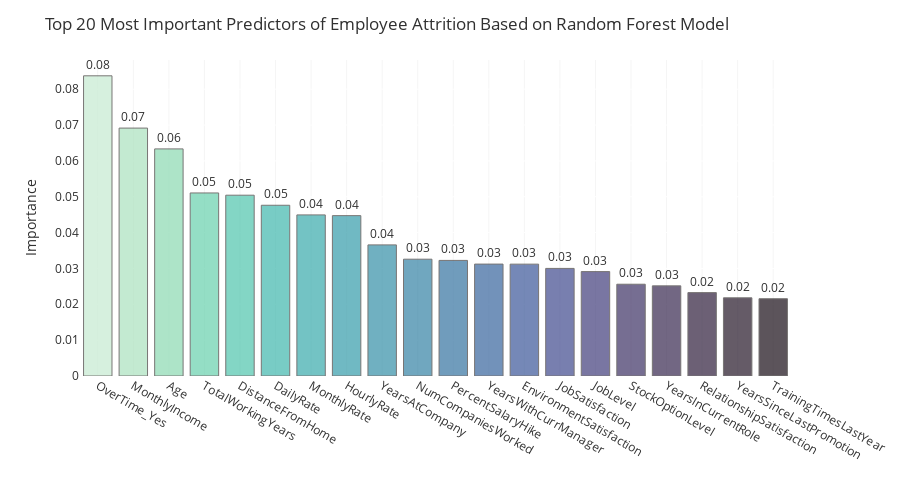

Notebook code cell kept with this figure:
### Markdown cell above
After hyperparameter tuning the random forest classifier model, the best hyperparameters were: 
{'n_estimators': 200, 'min_samples_split': 2, 'min_samples_leaf': 3, 'max_depth': 10, 'bootstrap': True}

- This resulted in 92.52 % training accuracy and 85.71% testing accuracy. The fine tuned model had a lower training accuracy (down from 100%), but had a slighlty higher testing accuracy (up from 85.49%). This may be due to less overfitting of the data by the model. 
- The precision score increased from (77% to 90%), but the recall score and F1-score decreased from 14% and 24% to 13% and 22%, respectively. 
- The ROC AUC score slightly declined from first iteration of 82.91% to 82.16%. 
- When looking at the confusion matrix for the fine-tuned random forest classifer model, we can see that when we predict employee attrition, about 10% (1 of 10) of the time we are predicting a false positive, while the false negatives (predicting an employee will attrition, when in fact they are staying) is about 14% (62 of 431).

### Code cell
# Determine Feature Importance Based on Random Forest Model
col=sns.color_palette("mako", 20).as_hex()[::-1]
feat=pd.DataFrame({"Importance": rf_cv.best_estimator_.feature_importances_}, index=X_train_scaled.columns
                 ).sort_values(by="Importance")
plot_df=feat.nlargest(20, columns='Importance').sort_values(by="Importance", ascending=False)
fig = px.bar(plot_df, x=plot_df.index, y='Importance', text='Importance', 
             color=plot_df.index, opacity=0.7, color_discrete_sequence=col)
fig.update_traces(texttemplate='%{text:.2f}', textposition='outside',
                  marker_line=dict(width=1, color='#3F3B3A'), 
                  hovertemplate='%{x}<br>Importance = %{y:.2f}')
fig.update_layout(title_text='Top 20 Most Important Predictors of Employee Attrition Based on Random Forest Model', 
                  coloraxis_showscale=False, showlegend=False,font_color="#303030", height = 500,
                  paper_bgcolor='white', plot_bgcolor='white', yaxis_title="Importance", 
                  xaxis = dict(title="", showgrid=True, gridcolor="#f5f5f5"))
fig.show()

### Figure 1 — Plotly figure (JSON) as saved in the notebook; plotly's stock layout.template omitted (floating-point values rounded to 4 significant figures)
{"data": [{"alignmentgroup": "True", "hovertemplate": "%{x}<br>Importance = %{y:.2f}", "legendgroup": "OverTime_Yes", "marker": {"color": "#c6ebd1", "line": {"color": "#3F3B3A", "width": 1}, "opacity": 0.7, "pattern": {"shape": ""}}, "name": "OverTime_Yes", "offsetgroup": "OverTime_Yes", "orientation": "v", "showlegend": true, "text": [0.08373], "textposition": "outside", "texttemplate": "%{text:.2f}", "type": "bar", "x": ["OverTime_Yes"], "xaxis": "x", "y": [0.08373], "yaxis": "y"}, {"alignmentgroup": "True", "hovertemplate": "%{x}<br>Importance = %{y:.2f}", "legendgroup": "MonthlyIncome", "marker": {"color": "#abe2be", "line": {"color": "#3F3B3A", "width": 1}, "opacity": 0.7, "pattern": {"shape": ""}}, "name": "MonthlyIncome", "offsetgroup": "MonthlyIncome", "orientation": "v", "showlegend": true, "text": [0.06915], "textposition": "outside", "texttemplate": "%{text:.2f}", "type": "bar", "x": ["MonthlyIncome"], "xaxis": "x", "y": [0.06915], "yaxis": "y"}, {"alignmentgroup": "True", "hovertemplate": "%{x}<br>Importance = %{y:.2f}", "legendgroup": "Age", "marker": {"color": "#8bdab2", "line": {"color": "#3F3B3A", "width": 1}, "opacity": 0.7, "pattern": {"shape": ""}}, "name": "Age", "offsetgroup": "Age", "orientation": "v", "showlegend": true, "text": [0.06334], "textposition": "outside", "texttemplate": "%{text:.2f}", "type": "bar", "x": ["Age"], "xaxis": "x", "y": [0.06334], "yaxis": "y"}, {"alignmentgroup": "True", "hovertemplate": "%{x}<br>Importance = %{y:.2f}", "legendgroup": "TotalWorkingYears", "marker": {"color": "#68d1ad", "line": {"color": "#3F3B3A", "width": 1}, "opacity": 0.7, "pattern": {"shape": ""}}, "name": "TotalWorkingYears", "offsetgroup": "TotalWorkingYears", "orientation": "v", "showlegend": true, "text": [0.05105], "textposition": "outside", "texttemplate": "%{text:.2f}", "type": "bar", "x": ["TotalWorkingYears"], "xaxis": "x", "y": [0.05105], "yaxis": "y"}, {"alignmentgroup": "True", "hovertemplate": "%{x}<br>Importance = %{y:.2f}", "legendgroup": "DistanceFromHome", "marker": {"color": "#4fc5ad", "line": {"color": "#3F3B3A", "width": 1}, "opacity": 0.7, "pattern": {"shape": ""}}, "name": "DistanceFromHome", "offsetgroup": "DistanceFromHome", "orientation": "v", "showlegend": true, "text": [0.05043], "textposition": "outside", "texttemplate": "%{text:.2f}", "type": "bar", "x": ["DistanceFromHome"], "xaxis": "x", "y": [0.05043], "yaxis": "y"}, {"alignmentgroup": "True", "hovertemplate": "%{x}<br>Importance = %{y:.2f}", "legendgroup": "DailyRate", "marker": {"color": "#40b7ad", "line": {"color": "#3F3B3A", "width": 1}, "opacity": 0.7, "pattern": {"shape": ""}}, "name": "DailyRate", "offsetgroup": "DailyRate", "orientation": "v", "showlegend": true, "text": [0.04762], "textposition": "outside", "texttemplate": "%{text:.2f}", "type": "bar", "x": ["DailyRate"], "xaxis": "x", "y": [0.04762], "yaxis": "y"}, {"alignmentgroup": "True", "hovertemplate": "%{x}<br>Importance = %{y:.2f}", "legendgroup": "MonthlyRate", "marker": {"color": "#38aaac", "line": {"color": "#3F3B3A", "width": 1}, "opacity": 0.7, "pattern": {"shape": ""}}, "name": "MonthlyRate", "offsetgroup": "MonthlyRate", "orientation": "v", "showlegend": true, "text": [0.04493], "textposition": "outside", "texttemplate": "%{text:.2f}", "type": "bar", "x": ["MonthlyRate"], "xaxis": "x", "y": [0.04493], "yaxis": "y"}, {"alignmentgroup": "True", "hovertemplate": "%{x}<br>Importance = %{y:.2f}", "legendgroup": "HourlyRate", "marker": {"color": "#359caa", "line": {"color": "#3F3B3A", "width": 1}, "opacity": 0.7, "pattern": {"shape": ""}}, "name": "HourlyRate", "offsetgroup": "HourlyRate", "orientation": "v", "showlegend": true, "text": [0.04473], "textposition": "outside", "texttemplate": "%{text:.2f}", "type": "bar", "x": ["HourlyRate"], "xaxis": "x", "y": [0.04473], "yaxis": "y"}, {"alignmentgroup": "True", "hovertemplate": "%{x}<br>Importance = %{y:.2f}", "legendgroup": "YearsAtCompany", "marker": {"color": "#348fa7", "line": {"color": "#3F3B3A", "width": 1}, "opacity": 0.7, "pattern": {"shape": ""}}, "name": "YearsAtCompany", "offsetgroup": "YearsAtCompany", "orientation": "v", "showlegend": true, "text": [0.03657], "textposition": "outside", "texttemplate": "%{text:.2f}", "type": "bar", "x": ["YearsAtCompany"], "xaxis": "x", "y": [0.03657], "yaxis": "y"}, {"alignmentgroup": "True", "hovertemplate": "%{x}<br>Importance = %{y:.2f}", "legendgroup": "NumCompaniesWorked", "marker": {"color": "#3482a4", "line": {"color": "#3F3B3A", "width": 1}, "opacity": 0.7, "pattern": {"shape": ""}}, "name": "NumCompaniesWorked", "offsetgroup": "NumCompaniesWorked", "orientation": "v", "showlegend": true, "text": [0.03258], "textposition": "outside", "texttemplate": "%{text:.2f}", "type": "bar", "x": ["NumCompaniesWorked"], "xaxis": "x", "y": [0.03258], "yaxis": "y"}, {"alignmentgroup": "True", "hovertemplate": "%{x}<br>Importance = %{y:.2f}", "legendgroup": "PercentSalaryHike", "marker": {"color": "#3573a1", "line": {"color": "#3F3B3A", "width": 1}, "opacity": 0.7, "pattern": {"shape": ""}}, "name": "PercentSalaryHike", "offsetgroup": "PercentSalaryHike", "orientation": "v", "showlegend": true, "text": [0.03224], "textposition": "outside", "texttemplate": "%{text:.2f}", "type": "bar", "x": ["PercentSalaryHike"], "xaxis": "x", "y": [0.03224], "yaxis": "y"}, {"alignmentgroup": "True", "hovertemplate": "%{x}<br>Importance = %{y:.2f}", "legendgroup": "YearsWithCurrManager", "marker": {"color": "#37659e", "line": {"color": "#3F3B3A", "width": 1}, "opacity": 0.7, "pattern": {"shape": ""}}, "name": "YearsWithCurrManager", "offsetgroup": "YearsWithCurrManager", "orientation": "v", "showlegend": true, "text": [0.03122], "textposition": "outside", "texttemplate": "%{text:.2f}", "type": "bar", "x": ["YearsWithCurrManager"], "xaxis": "x", "y": [0.03122], "yaxis": "y"}, {"alignmentgroup": "True", "hovertemplate": "%{x}<br>Importance = %{y:.2f}", "legendgroup": "EnvironmentSatisfaction", "marker": {"color": "#3b5799", "line": {"color": "#3F3B3A", "width": 1}, "opacity": 0.7, "pattern": {"shape": ""}}, "name": "EnvironmentSatisfaction", "offsetgroup": "EnvironmentSatisfaction", "orientation": "v", "showlegend": true, "text": [0.0312], "textposition": "outside", "texttemplate": "%{text:.2f}", "type": "bar", "x": ["EnvironmentSatisfaction"], "xaxis": "x", "y": [0.0312], "yaxis": "y"}, {"alignmentgroup": "True", "hovertemplate": "%{x}<br>Importance = %{y:.2f}", "legendgroup": "JobSatisfaction", "marker": {"color": "#40498e", "line": {"color": "#3F3B3A", "width": 1}, "opacity": 0.7, "pattern": {"shape": ""}}, "name": "JobSatisfaction", "offsetgroup": "JobSatisfaction", "orientation": "v", "showlegend": true, "text": [0.03001], "textposition": "outside", "texttemplate": "%{text:.2f}", "type": "bar", "x": ["JobSatisfaction"], "xaxis": "x", "y": [0.03001], "yaxis": "y"}, {"alignmentgroup": "True", "hovertemplate": "%{x}<br>Importance = %{y:.2f}", "legendgroup": "JobLevel", "marker": {"color": "#413d7b", "line": {"color": "#3F3B3A", "width": 1}, "opacity": 0.7, "pattern": {"shape": ""}}, "name": "JobLevel", "offsetgroup": "JobLevel", "orientation": "v", "showlegend": true, "text": [0.02912], "textposition": "outside", "texttemplate": "%{text:.2f}", "type": "bar", "x": ["JobLevel"], "xaxis": "x", "y": [0.02912], "yaxis": "y"}, {"alignmentgroup": "True", "hovertemplate": "%{x}<br>Importance = %{y:.2f}", "legendgroup": "StockOptionLevel", "marker": {"color": "#3d3164", "line": {"color": "#3F3B3A", "width": 1}, "opacity": 0.7, "pattern": {"shape": ""}}, "name": "StockOptionLevel", "offsetgroup": "StockOptionLevel", "orientation": "v", "showlegend": true, "text": [0.0256], "textposition": "outside", "texttemplate": "%{text:.2f}", "type": "bar", "x": ["StockOptionLevel"], "xaxis": "x", "y": [0.0256], "yaxis": "y"}, {"alignmentgroup": "True", "hovertemplate": "%{x}<br>Importance = %{y:.2f}", "legendgroup": "YearsInCurrentRole", "marker": {"color": "#37284f", "line": {"color": "#3F3B3A", "width": 1}, "opacity": 0.7, "pattern": {"shape": ""}}, "name": "YearsInCurrentRole", "offsetgroup": "YearsInCurrentRole", "orientation": "v", "showlegend": true, "text": [0.02514], "textposition": "outside", "texttemplate": "%{text:.2f}", "type": "bar", "x": ["YearsInCurrentRole"], "xaxis": "x", "y": [0.02514], "yaxis": "y"}, {"alignmentgroup": "True", "hovertemplate": "%{x}<br>Importance = %{y:.2f}", "legendgroup": "RelationshipSatisfaction", "marker": {"color": "#2e1e3b", "line": {"color": "#3F3B3A", "width": 1}, "opacity": 0.7, "pattern": {"shape": ""}}, "name": "RelationshipSatisfaction", "offsetgroup": "RelationshipSatisfaction", "orientation": "v", "showlegend": true, "text": [0.02326], "textposition": "outside", "texttemplate": "%{text:.2f}", "type": "bar", "x": ["RelationshipSatisfaction"], "xaxis": "x", "y": [0.02326], "yaxis": "y"}, {"alignmentgroup": "True", "hovertemplate": "%{x}<br>Importance = %{y:.2f}", "legendgroup": "YearsSinceLastPromotion", "marker": {"color": "#241628", "line": {"color": "#3F3B3A", "width": 1}, "opacity": 0.7, "pattern": {"shape": ""}}, "name": "YearsSinceLastPromotion", "offsetgroup": "YearsSinceLastPromotion", "orientation": "v", "showlegend": true, "text": [0.02181], "textposition": "outside", "texttemplate": "%{text:.2f}", "type": "bar", "x": ["YearsSinceLastPromotion"], "xaxis": "x", "y": [0.02181], "yaxis": "y"}, {"alignmentgroup": "True", "hovertemplate": "%{x}<br>Importance = %{y:.2f}", "legendgroup": "TrainingTimesLastYear", "marker": {"color": "#180d16", "line": {"color": "#3F3B3A", "width": 1}, "opacity": 0.7, "pattern": {"shape": ""}}, "name": "TrainingTimesLastYear", "offsetgroup": "TrainingTimesLastYear", "orientation": "v", "showlegend": true, "text": [0.02156], "textposition": "outside", "texttemplate": "%{text:.2f}", "type": "bar", "x": ["TrainingTimesLastYear"], "xaxis": "x", "y": [0.02156], "yaxis": "y"}], "layout": {"barmode": "relative", "coloraxis": {"showscale": false}, "font": {"color": "#303030"}, "height": 500, "legend": {"title": {"text": "index"}, "tracegroupgap": 0}, "margin": {"t": 60}, "paper_bgcolor": "white", "plot_bgcolor": "white", "showlegend": false, "title": {"text": "Top 20 Most Important Predictors of Employee Attrition Based on Random Forest Model"}, "xaxis": {"anchor": "y", "categoryarray": ["OverTime_Yes", "MonthlyIncome", "Age", "TotalWorkingYears", "DistanceFromHome", "DailyRate", "MonthlyRate", "HourlyRate", "YearsAtCompany", "NumCompaniesWorked", "PercentSalaryHike", "YearsWithCurrManager", "EnvironmentSatisfaction", "JobSatisfaction", "JobLevel", "StockOptionLevel", "YearsInCurrentRole", "RelationshipSatisfaction", "YearsSinceLastPromotion", "TrainingTimesLastYear"], "categoryorder": "array", "domain": [0, 1], "gridcolor": "#f5f5f5", "showgrid": true, "title": {"text": ""}}, "yaxis": {"anchor": "x", "domain": [0, 1], "title": {"text": "Importance"}}}}
